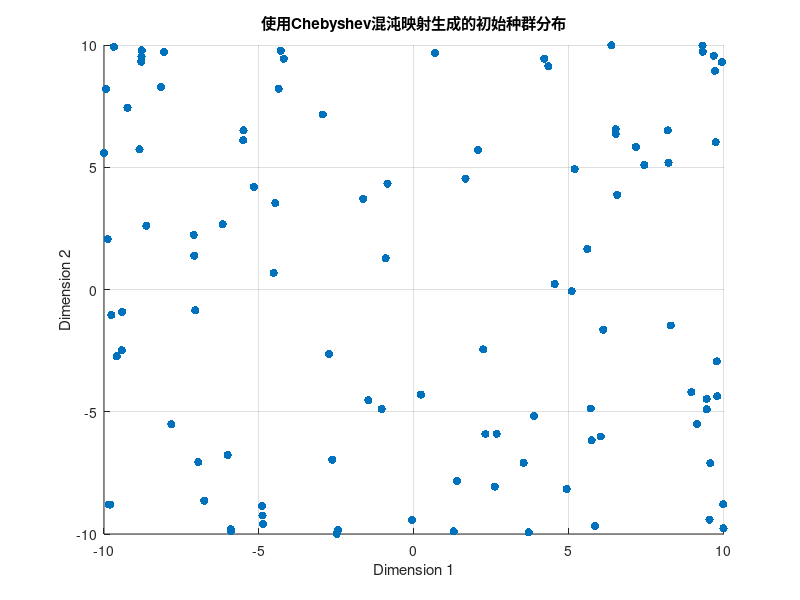

MATLAB code to generate this figure:
% 蜣螂优化算法 - 使用Chebyshev混沌映射生成初始种群
population_size = 100; % 初始种群大小
dimensions = 2; % 搜索空间维度
lower_bound = -10; % 搜索空间下边界
upper_bound = 10; % 搜索空间上边界

% Chebyshev混沌映射参数
iterations = 2000; % 迭代次数
k = 50; % Chebyshev映射参数
x = zeros(iterations, 1);
x(1) = rand; % 初始值
for i = 2:iterations
    x(i) = cos(k * acos(x(i-1))); % Chebyshev混沌映射
end

% 使用混沌序列生成初始种群
initial_population = zeros(population_size, dimensions);
for i = 1:population_size
    for j = 1:dimensions
        idx = mod(i + j - 2, iterations) + 1;
        initial_population(i, j) = lower_bound + (upper_bound - lower_bound) * (x(idx) + 1) / 2;
    end
end

disp('使用Chebyshev混沌映射生成的初始种群:');
disp(initial_population);

% 绘制初始种群图
figure;
scatter(initial_population(:, 1), initial_population(:, 2), 'filled');
xlabel('Dimension 1');
ylabel('Dimension 2');
title('使用Chebyshev混沌映射生成的初始种群分布');
grid on;
